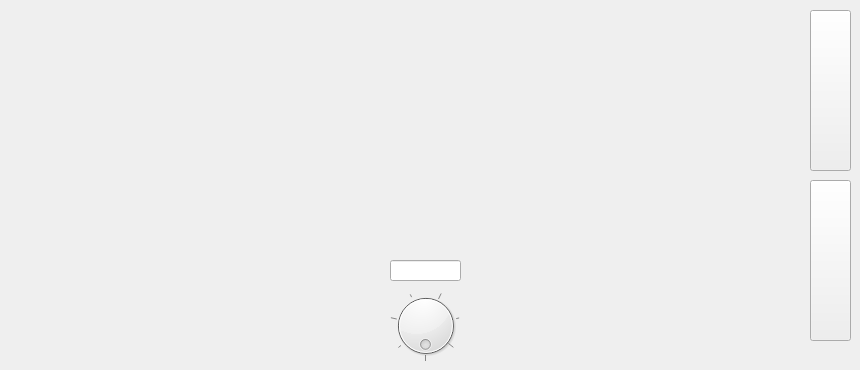
    <widget class="QWidget" name="page_7">
     <widget class="QPushButton" name="select_transponder_page_3">
      <property name="geometry">
       <rect>
        <x>810</x>
        <y>180</y>
        <width>41</width>
        <height>161</height>
       </rect>
      </property>
      <property name="font">
       <font>
        <pointsize>19</pointsize>
        <bold>true</bold>
       </font>
      </property>
      <property name="styleSheet">
       <string notr="true">image: url(:/images/button1.png);</string>
      </property>
      <property name="text">
       <string/>
      </property>
     </widget>
     <widget class="QPushButton" name="select_from_4_to_5">
      <property name="geometry">
       <rect>
        <x>810</x>
        <y>10</y>
        <width>41</width>
        <height>161</height>
       </rect>
      </property>
      <property name="font">
       <font>
        <pointsize>19</pointsize>
        <bold>true</bold>
       </font>
      </property>
      <property name="styleSheet">
       <string notr="true">image: url(:/images/button2.png);</string>
      </property>
      <property name="text">
       <string/>
      </property>
     </widget>
     <widget class="WidgetEADI" name="widgetEADI" native="true">
      <property name="geometry">
       <rect>
        <x>0</x>
        <y>0</y>
        <width>411</width>
        <height>361</height>
       </rect>
      </property>
     </widget>
     <widget class="WidgetEHSI" name="widgetEHSI" native="true">
      <property name="geometry">
       <rect>
        <x>439</x>
        <y>-1</y>
        <width>361</width>
        <height>361</height>
       </rect>
      </property>
     </widget>
     <widget class="QDial" name="dial_2">
      <property name="geometry">
       <rect>
        <x>390</x>
        <y>290</y>
        <width>71</width>
        <height>71</height>
       </rect>
      </property>
      <property name="minimum">
       <number>94000</number>
      </property>
      <property name="maximum">
       <number>105000</number>
      </property>
      <property name="singleStep">
       <number>10</number>
      </property>
      <property name="pageStep">
       <number>100</number>
      </property>
      <property name="value">
       <number>101325</number>
      </property>
      <property name="sliderPosition">
       <number>101325</number>
      </property>
      <property name="orientation">
       <enum>Qt::Orientation::Horizontal</enum>
      </property>
      <property name="invertedAppearance">
       <bool>false</bool>
      </property>
      <property name="wrapping">
       <bool>true</bool>
      </property>
      <property name="notchTarget">
       <double>15.000000000000000</double>
      </property>
      <property name="notchesVisible">
       <bool>true</bool>
      </property>
     </widget>
     <widget class="QLineEdit" name="doubleSpinBox_2">
      <property name="geometry">
       <rect>
        <x>390</x>
        <y>260</y>
        <width>71</width>
        <height>21</height>
       </rect>
      </property>
      <property name="font">
       <font>
        <family>Arial</family>
        <pointsize>16</pointsize>
       </font>
      </property>
      <property name="styleSheet">
       <string notr="true">color: rgb(255, 255, 255);</string>
      </property>
      <property name="text">
       <string>1013.25</string>
      </property>
      <property name="alignment">
       <set>Qt::AlignmentFlag::AlignRight|Qt::AlignmentFlag::AlignTrailing|Qt::AlignmentFlag::AlignVCenter</set>
      </property>
     </widget>
    </widget>
